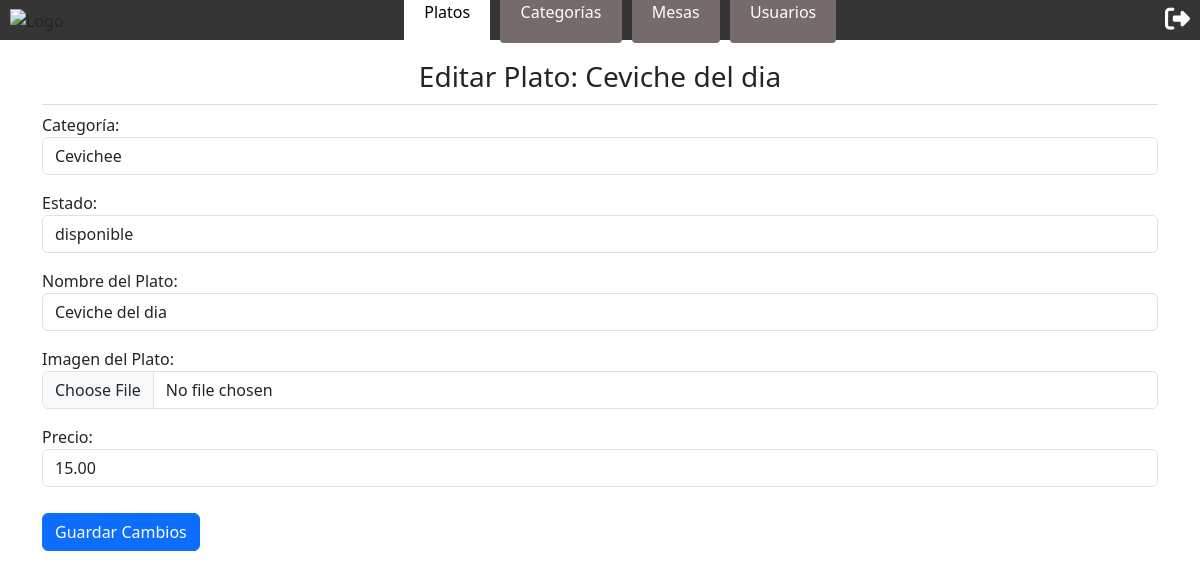
The app's page /platos/1/editar/ (signed in), older data.
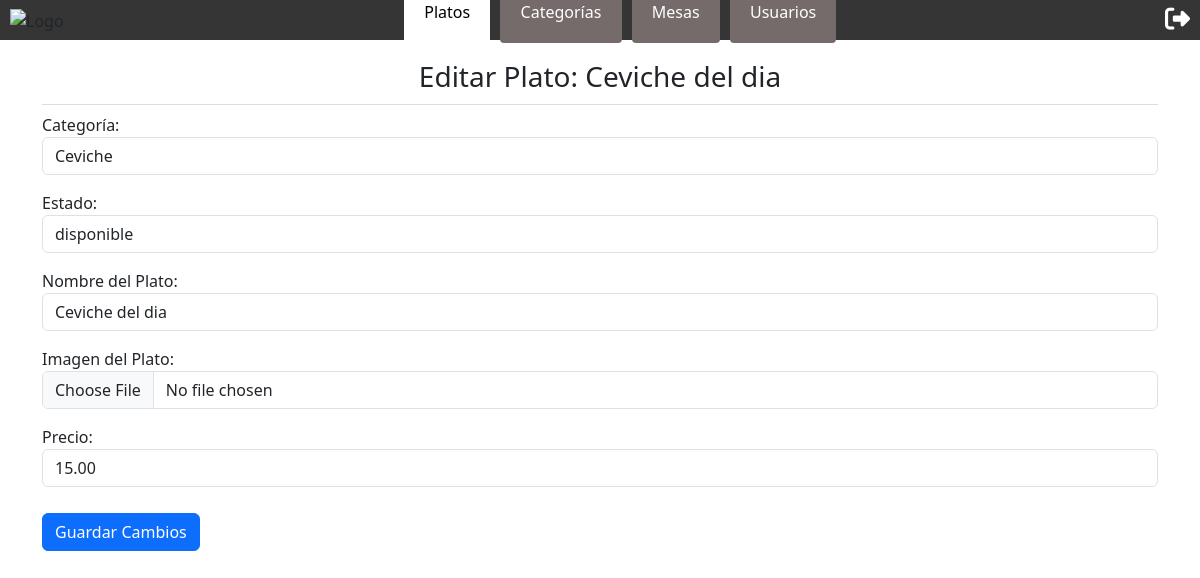
The same page, newer data.
### restaurante_app/models.py (models this page shows)
class CategoriaMenu(models.Model):
    CatCod = models.AutoField(primary_key=True)
    CatDes = models.CharField(max_length=100)
    def __str__(self):
        return f'{self.CatDes}'

### restaurante_app/views.py (the view)
# urls.py: path('platos/<int:plato_id>/editar/', views.editar_plato, name='editar_plato'),
@login_required
def editar_plato(request, plato_id):
    if request.user.TipUsuCod.TipUsuDes != "Administrador":
        return redirect('index')
    plato = get_object_or_404(Menu, MenCod=plato_id)
    if request.method == 'POST':
        form = MenuForm(request.POST, instance=plato)
        if form.is_valid():
            form.save()
            return redirect('platos_admin')
    else:
        form = MenuForm(instance=plato)
    return render(request, 'editar_plato.html', {'form': form, 'plato': plato})

### restaurante_app/forms.py
class MenuForm(BaseForm):
    class Meta:
        model = Menu
        fields = '__all__'
        labels = {
            'CatCod': 'Categoría',
            'EstMenCod': 'Estado',
            'MenDes': 'Nombre del Plato',
            'MenImg': 'Imagen del Plato',
            'precio': 'Precio',
        }
        widgets = {
            'MenImg': forms.FileInput(attrs={'class': 'form-control'}),
        }

### restaurante_app/models.py (called while the page is built)
    def __str__(self):
        return f'{self.EstMenDes}'

### restaurante_app/templates/editar_plato.html (shortened to what this page needs)
{% extends 'base.html' %}
{% block platos %}activo{% endblock %}
{% block content %}
<div class="container">
    <h2>Editar Plato: {{ plato.MenDes }}</h2>
    <form method="post" enctype="multipart/form-data">
        {{ form.as_p }}
        <button type="submit" class="btn btn-primary">Guardar Cambios</button>
    </form>
</div>
{% endblock %}

Row changes from the older to the newer data that the page shows:
changed CategoriaMenu: CatCod "Cevichee" → "Ceviche"
